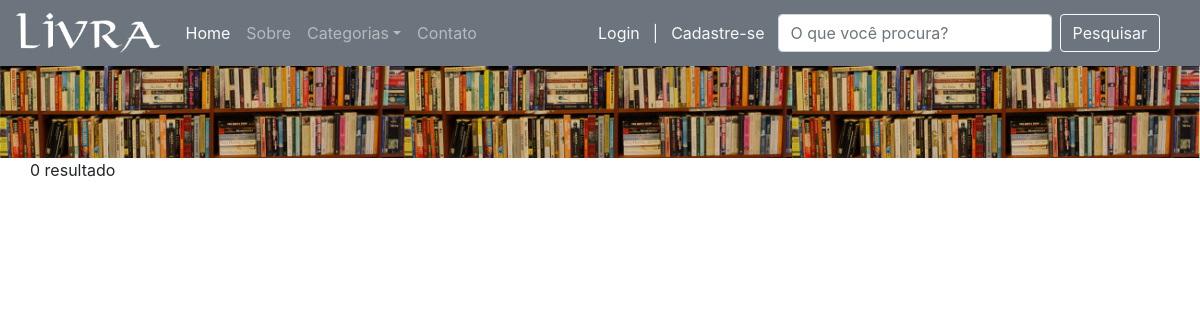
The page /categoria_RODRIGO.php?genero=Poesia Épica on the database as committed earlier.
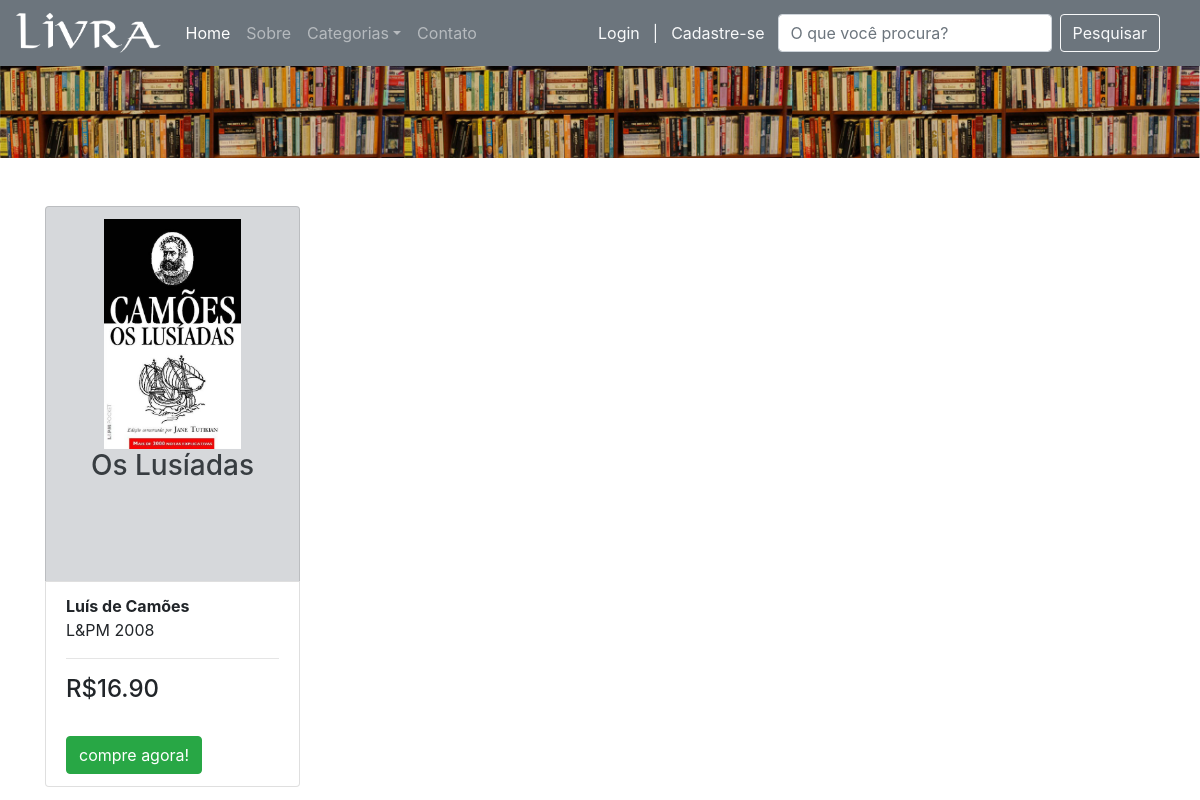
The same page on the database as committed later.
### tables this page shows
CREATE TABLE `livros` (
  `id` int(10) NOT NULL,
  `titulo` varchar(255) NOT NULL,
  `autor` varchar(255) NOT NULL,
  `ano` int(4) NOT NULL,
  `editora` varchar(255) NOT NULL,
  `genero` varchar(255) NOT NULL,
  `preco` decimal(5,2) NOT NULL,
  `desconto` decimal(5,2) NOT NULL,
  `foto` varchar(255) NOT NULL,
  `descricao` varchar(2000) NOT NULL,
  `estoque` int(3) NOT NULL,
  `isbn` varchar(13) NOT NULL
);

### categoria_RODRIGO.php (the view, shortened to what this page needs)
<!doctype html>
<html>
    <head>
        <link rel="stylesheet" href="https://maxcdn.bootstrapcdn.com/bootstrap/4.1.3/css/bootstrap.min.css">
        <link rel="stylesheet" href="estilo.css">
    </head>
<body>
        <header class="container_fluid">
            <?php include 'navbar.php'?>
        </header>
<div class="container-fluid">
        <img src="imagens/tema-livraria-2600.jpg" width="100%" alt="estante virtual cheia de livros" class="ml-0">
</div>
    <section class="container">
        <div class="row">
                    <?php
                    $categoria = $_GET['genero'];
                    require_once 'conexao.php';
                    $sql = "SELECT * FROM livros WHERE genero='$categoria'";
                    $result = mysqli_query($conn, $sql);
                    if (mysqli_num_rows($result) > 0) {
                        while($row = mysqli_fetch_assoc($result)) {
                    ?>
                    <div class="col-md-3 mt-5 align-self-xl-stretch">
                        <section class="list-group align-self-xl-strech min-height">
                                  <span class="list-group-item list-group-item-secondary text-center"><img src="imagens/<?php echo $row['foto']; ?>" height="230"/><h3 class="min-height-titulos titulos-overflow"><?php echo $row['titulo']; ?></h3></span>
                                  <span class="list-group-item">
                                        <strong><?php echo $row['autor']; ?></strong><br>
                                        <span><?php echo $row['editora']. $row['ano']; ?></span>
                                        <span style="width: 90%, height: 1px, background-color: #ddd;"></span> <br/>
                                      <hr>
                                        <span class="mt-2"><h4>R$<?php echo $row['preco']; ?></h4></span> <br/>
                                      <form method="get" action="produto.php?codigo={$id}">
                                        <span class="mt-3"><button type="submit" class="btn btn-success">compre agora!</button></span>
                                      </form>
                                </span>
                        </section>
                    </div>
                    <?php
                        }
                    }
                    else {
                        echo "0 resultado";
                    }
                    ?>
            </div>
        </section>
    </body>
</html>

Rows that differ between the two databases and show on the page:
added livros: foto (picture), titulo "Os Lusíadas", autor "Luís de Camões", editora "L&PM", ano "2008", preco "16.90"
Other text that changed with them:
text no longer shown: "0 resultado"
